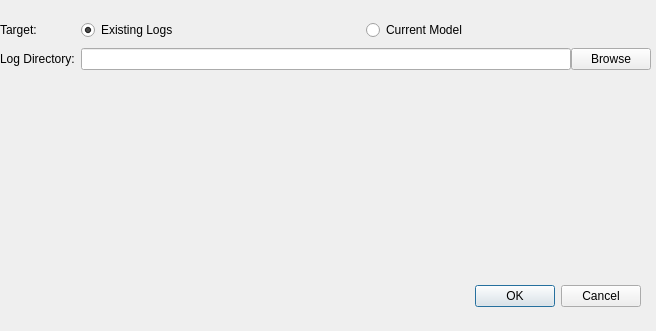
<?xml version="1.0" encoding="UTF-8"?>
<ui version="4.0">
 <class>TBVisuaizationDialog</class>
 <widget class="QDialog" name="TBVisuaizationDialog">
  <property name="geometry">
   <rect>
    <x>0</x>
    <y>0</y>
    <width>656</width>
    <height>331</height>
   </rect>
  </property>
  <property name="windowTitle">
   <string>Dialog</string>
  </property>
  <widget class="QDialogButtonBox" name="buttonBox">
   <property name="geometry">
    <rect>
     <x>300</x>
     <y>280</y>
     <width>341</width>
     <height>32</height>
    </rect>
   </property>
   <property name="orientation">
    <enum>Qt::Horizontal</enum>
   </property>
   <property name="standardButtons">
    <set>QDialogButtonBox::Cancel|QDialogButtonBox::Ok</set>
   </property>
  </widget>
  <widget class="QWidget" name="formLayoutWidget">
   <property name="geometry">
    <rect>
     <x>0</x>
     <y>20</y>
     <width>651</width>
     <height>61</height>
    </rect>
   </property>
   <layout class="QFormLayout" name="formLayout">
    <property name="verticalSpacing">
     <number>8</number>
    </property>
    <item row="0" column="0">
     <widget class="QLabel" name="label_3">
      <property name="text">
       <string>Target:</string>
      </property>
     </widget>
    </item>
    <item row="0" column="1">
     <layout class="QHBoxLayout" name="horizontalLayout_4">
      <item>
       <widget class="QRadioButton" name="existsRadioButton">
        <property name="text">
         <string>Existing Logs</string>
        </property>
        <property name="checked">
         <bool>true</bool>
        </property>
       </widget>
      </item>
      <item>
       <widget class="QRadioButton" name="currentRadioButton">
        <property name="text">
         <string>Current Model</string>
        </property>
       </widget>
      </item>
     </layout>
    </item>
    <item row="1" column="0">
     <widget class="QLabel" name="label_2">
      <property name="text">
       <string>Log Directory:</string>
      </property>
     </widget>
    </item>
    <item row="1" column="1">
     <layout class="QHBoxLayout" name="horizontalLayout">
      <item>
       <widget class="QLineEdit" name="logdirLineEdit"/>
      </item>
      <item>
       <widget class="QPushButton" name="logdirBrowseButton">
        <property name="text">
         <string>Browse</string>
        </property>
       </widget>
      </item>
     </layout>
    </item>
   </layout>
  </widget>
  <widget class="QLabel" name="infoLabel">
   <property name="geometry">
    <rect>
     <x>80</x>
     <y>90</y>
     <width>561</width>
     <height>21</height>
    </rect>
   </property>
   <property name="text">
    <string/>
   </property>
  </widget>
 </widget>
 <resources/>
 <connections>
  <connection>
   <sender>buttonBox</sender>
   <signal>accepted()</signal>
   <receiver>TBVisuaizationDialog</receiver>
   <slot>accept()</slot>
   <hints>
    <hint type="sourcelabel">
     <x>248</x>
     <y>254</y>
    </hint>
    <hint type="destinationlabel">
     <x>157</x>
     <y>274</y>
    </hint>
   </hints>
  </connection>
  <connection>
   <sender>buttonBox</sender>
   <signal>rejected()</signal>
   <receiver>TBVisuaizationDialog</receiver>
   <slot>reject()</slot>
   <hints>
    <hint type="sourcelabel">
     <x>316</x>
     <y>260</y>
    </hint>
    <hint type="destinationlabel">
     <x>286</x>
     <y>274</y>
    </hint>
   </hints>
  </connection>
 </connections>
</ui>
